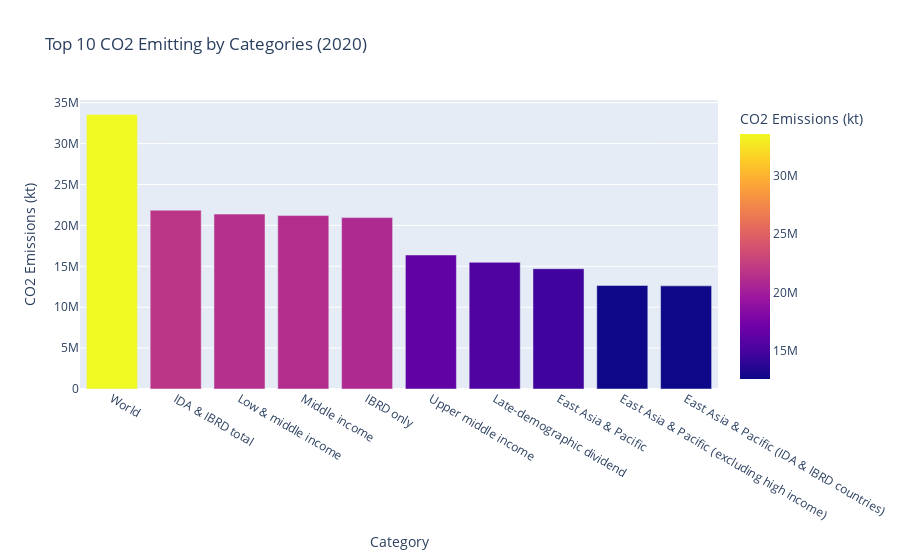

Notebook code for this chart:
### Markdown cell above
## Visualization 3: Top 10 CO2 Emitting Countries

### Code cell
# Assuming the correct column name is 'country_name'
top_10_countries = df[['country_name', '2020']].sort_values(by='2020', ascending=False).head(10)

# Create the bar chart
fig = px.bar(
    top_10_countries,
    x='country_name',  # Use the correct column name here
    y='2020',
    title='Top 10 CO2 Emitting by Categories (2020)',
    labels={'2020': 'CO2 Emissions (kt)', 'country_name': 'Category'},  # Update labels
    color='2020',
    color_continuous_scale=px.colors.sequential.Plasma
)

# Display the plot
fig.show()

### Figure 1 — Plotly figure (JSON) as saved in the notebook; plotly's stock layout.template omitted (floating-point values rounded to 4 significant figures)
{"data": [{"alignmentgroup": "True", "hovertemplate": "Category=%{x}<br>CO2 Emissions (kt)=%{marker.color}<extra></extra>", "legendgroup": "", "marker": {"color": [33570000.0, 21860000.0, 21380000.0, 21200000.0, 20950000.0, 16380000.0, 15490000.0, 14710000.0, 12660000.0, 12610000.0], "coloraxis": "coloraxis", "pattern": {"shape": ""}}, "name": "", "offsetgroup": "", "orientation": "v", "showlegend": false, "textposition": "auto", "type": "bar", "x": ["World", "IDA & IBRD total", "Low & middle income", "Middle income", "IBRD only", "Upper middle income", "Late-demographic dividend", "East Asia & Pacific", "East Asia & Pacific (excluding high income)", "East Asia & Pacific (IDA & IBRD countries)"], "xaxis": "x", "y": [33570000.0, 21860000.0, 21380000.0, 21200000.0, 20950000.0, 16380000.0, 15490000.0, 14710000.0, 12660000.0, 12610000.0], "yaxis": "y"}], "layout": {"barmode": "relative", "coloraxis": {"colorbar": {"title": {"text": "CO2 Emissions (kt)"}}, "colorscale": [[0, "#0d0887"], [0.1111, "#46039f"], [0.2222, "#7201a8"], [0.3333, "#9c179e"], [0.4444, "#bd3786"], [0.5556, "#d8576b"], [0.6667, "#ed7953"], [0.7778, "#fb9f3a"], [0.8889, "#fdca26"], [1, "#f0f921"]]}, "legend": {"tracegroupgap": 0}, "title": {"text": "Top 10 CO2 Emitting by Categories (2020)"}, "xaxis": {"anchor": "y", "domain": [0, 1], "title": {"text": "Category"}}, "yaxis": {"anchor": "x", "domain": [0, 1], "title": {"text": "CO2 Emissions (kt)"}}}}
